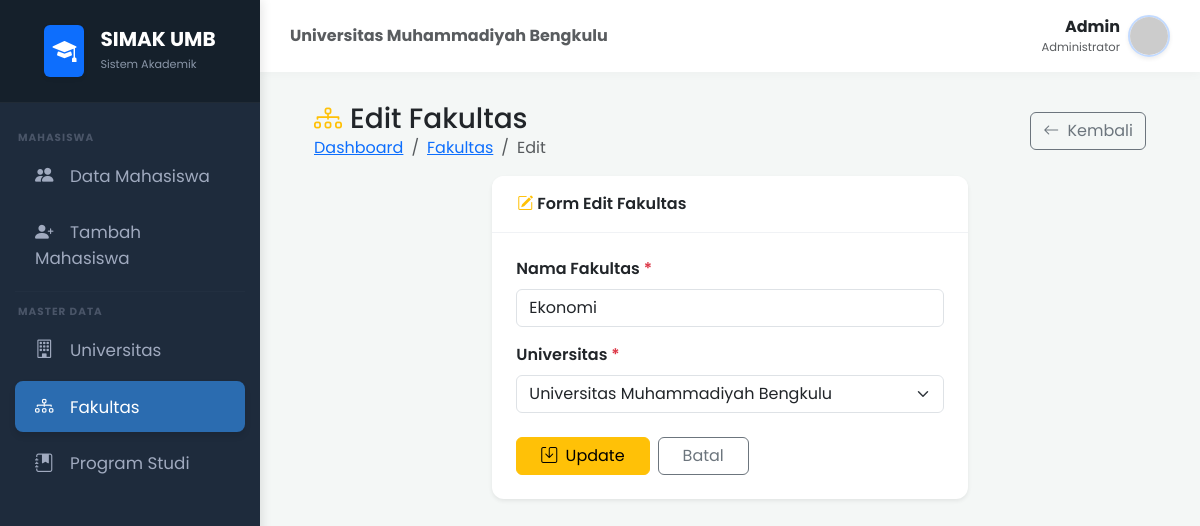
The app's page /fakultas/edit.php?id=2 (signed in) with its own data.
### tables this page shows
CREATE TABLE IF NOT EXISTS `fakultas` (
  `id_fakultas` INT AUTO_INCREMENT PRIMARY KEY,
  `nama_fakultas` VARCHAR(255) NOT NULL,
  `id_universitas` INT DEFAULT NULL,
  FOREIGN KEY (`id_universitas`) REFERENCES `universitas`(`id_universitas`) ON DELETE SET NULL ON UPDATE CASCADE
);

CREATE TABLE IF NOT EXISTS `universitas` (
  `id_universitas` INT AUTO_INCREMENT PRIMARY KEY,
  `nama_universitas` VARCHAR(255) NOT NULL,
  `alamat` TEXT
);

### fakultas/edit.php (the view, shortened to what this page needs)
<?php
require_once '../includes/header.php';
$db = getDB();
$id = isset($_GET['id']) ? (int) $_GET['id'] : 0;
$stmt = $db->prepare("SELECT * FROM fakultas WHERE id_fakultas = :id LIMIT 1");
$stmt->execute([':id' => $id]);
$fakultas = $stmt->fetch(PDO::FETCH_ASSOC);
$universitas_list = $db->query("SELECT id_universitas, nama_universitas FROM universitas ORDER BY nama_universitas ASC")->fetchAll(PDO::FETCH_ASSOC);
?>
<div class="container-fluid px-4">
    <div class="d-flex justify-content-between align-items-center mt-4 mb-3">
        <div>
            <h1 class="h3 mb-0 text-gray-800">
                <i class="bi bi-diagram-3 me-2 text-warning"></i>Edit Fakultas
            </h1>
            <nav aria-label="breadcrumb">
                <ol class="breadcrumb mb-0 small">
                    <li class="breadcrumb-item"><a href="<?= BASE_URL ?>/index.php">Dashboard</a></li>
                    <li class="breadcrumb-item"><a href="<?= BASE_URL ?>/fakultas/index.php">Fakultas</a></li>
                    <li class="breadcrumb-item active">Edit</li>
                </ol>
            </nav>
        </div>
        <a href="<?= BASE_URL ?>/fakultas/index.php" class="btn btn-outline-secondary">
            <i class="bi bi-arrow-left me-1"></i> Kembali
        </a>
    </div>
    <div class="row justify-content-center">
        <div class="col-lg-7">
            <div class="card shadow-sm">
                <div class="card-header bg-white py-3">
                    <span class="fw-semibold"><i class="bi bi-pencil-square me-1 text-warning"></i>Form Edit Fakultas</span>
                </div>
                <div class="card-body p-4">
                    <form method="POST" action="<?= BASE_URL ?>/fakultas/edit.php?id=<?= htmlspecialchars($id) ?>" novalidate>
                        <div class="mb-3">
                            <label for="nama_fakultas" class="form-label fw-semibold">
                                Nama Fakultas <span class="text-danger">*</span>
                            </label>
                            <input
                                type="text"
                                class="form-control"
                                id="nama_fakultas"
                                name="nama_fakultas"
                                value="<?= htmlspecialchars($fakultas['nama_fakultas']) ?>"
                                placeholder="Contoh: Fakultas Teknik"
                                required
                            >
                        </div>
                        <div class="mb-4">
                            <label for="id_universitas" class="form-label fw-semibold">
                                Universitas <span class="text-danger">*</span>
                            </label>
                            <select class="form-select" id="id_universitas" name="id_universitas" required>
                                <?php foreach ($universitas_list as $univ): ?>
                                    <option
                                        value="<?= htmlspecialchars($univ['id_universitas']) ?>"
                                        <?= ($fakultas['id_universitas'] == $univ['id_universitas']) ? 'selected' : '' ?>
                                    >
                                        <?= htmlspecialchars($univ['nama_universitas']) ?>
                                    </option>
                                <?php endforeach; ?>
                            </select>
                        </div>
                        <div class="d-flex gap-2">
                            <button type="submit" class="btn btn-warning px-4">
                                <i class="bi bi-save me-1"></i> Update
                            </button>
                            <a href="<?= BASE_URL ?>/fakultas/index.php" class="btn btn-outline-secondary px-4">
                                Batal
                            </a>
                        </div>
                    </form>
                </div>
            </div>
        </div>
    </div>
</div>
<?php require_once '../includes/footer.php'; ?>

### includes/header.php (style rules this page uses)
body { font-family: 'Poppins', sans-serif; background-color: #f4f7f6; overflow-x: hidden; }
.card { border: none; border-radius: 12px; box-shadow: 0 5px 20px rgba(0,0,0,.03); margin-bottom: 30px; overflow: hidden; }
.card-header { background-color: #fff; border-bottom: 1px solid #f0f2f5; padding: 20px 25px; }

### records on screen
fakultas: nama_fakultas "Ekonomi", id_universitas "Universitas Muhammadiyah Bengkulu"

### other values on screen
APP_NAME "SIMAK UMB"
APP_SUBTITLE "Universitas Muhammadiyah Bengkulu"
$_SESSION['admin_nama'] "Admin"
